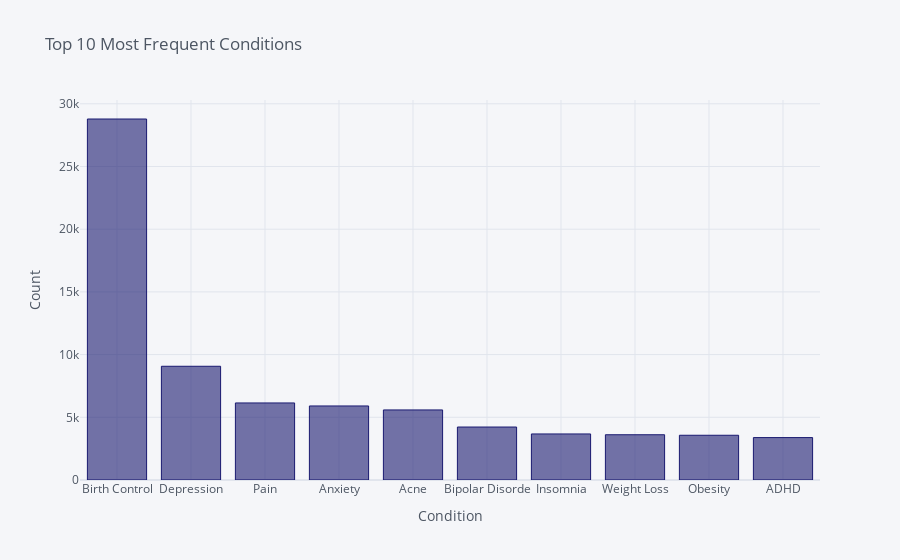

Here is the notebook cell this chart was saved with:
### Markdown cell above
## Condition

### Code cell
df.condition.value_counts().iloc[:10].iplot(kind='bar', 
                                           title='Top 10 Most Frequent Conditions',
                                          xTitle='Condition',
                                          yTitle='Count',
                                           color='midnightblue')

### Figure 1 — Plotly figure (JSON) as saved in the notebook; plotly's stock layout.template omitted (floating-point values rounded to 4 significant figures)
{"data": [{"marker": {"color": "rgba(25, 25, 112, 0.6)", "line": {"color": "rgba(25, 25, 112, 1.0)", "width": 1}}, "name": "condition", "orientation": "v", "text": "", "type": "bar", "x": ["Birth Control", "Depression", "Pain", "Anxiety", "Acne", "Bipolar Disorde", "Insomnia", "Weight Loss", "Obesity", "ADHD"], "y": [28788, 9069, 6145, 5904, 5588, 4224, 3673, 3609, 3568, 3383]}], "layout": {"legend": {"bgcolor": "#F5F6F9", "font": {"color": "#4D5663"}}, "paper_bgcolor": "#F5F6F9", "plot_bgcolor": "#F5F6F9", "title": {"font": {"color": "#4D5663"}, "text": "Top 10 Most Frequent Conditions"}, "xaxis": {"gridcolor": "#E1E5ED", "showgrid": true, "tickfont": {"color": "#4D5663"}, "title": {"font": {"color": "#4D5663"}, "text": "Condition"}, "zerolinecolor": "#E1E5ED"}, "yaxis": {"gridcolor": "#E1E5ED", "showgrid": true, "tickfont": {"color": "#4D5663"}, "title": {"font": {"color": "#4D5663"}, "text": "Count"}, "zerolinecolor": "#E1E5ED"}}}
